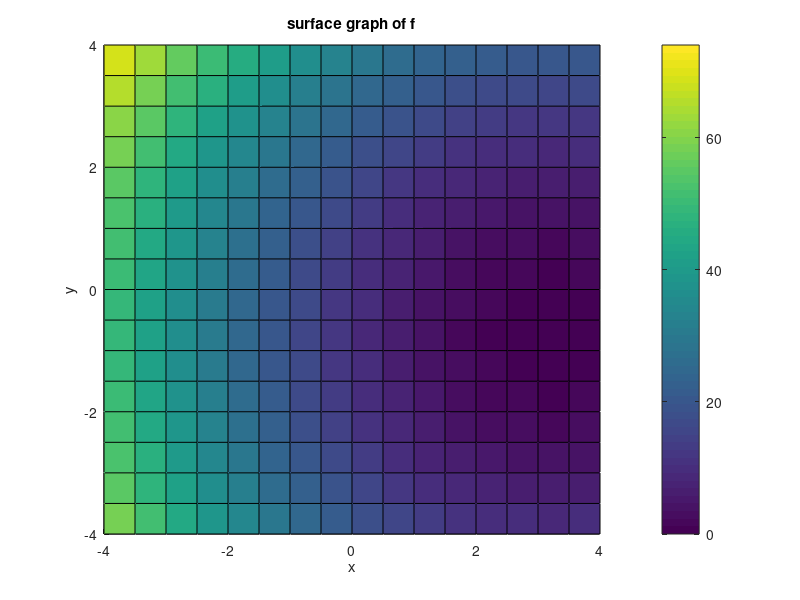

Source code (MATLAB): (Note: this script raises an error after producing the figure.)
[x,y] = meshgrid(-4:.5:4,-4:.5:4);
z = (x-3).^2 + (y+1).^2  ; 
surface (x,y,z) 
xlabel('x')
ylabel('y')
zlabel('z')
colorbar
grid on
title ('surface graph of f') 
%turn x into x(1) and y into x(2) 

fminsearch('(x(1)-3).^2 + (x(2)+1).^2',[3,-1,0])